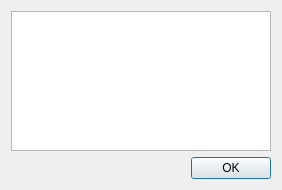
<?xml version="1.0" encoding="UTF-8"?>
<ui version="4.0">
 <class>StatsDialog</class>
 <widget class="QDialog" name="StatsDialog">
  <property name="geometry">
   <rect>
    <x>0</x>
    <y>0</y>
    <width>282</width>
    <height>190</height>
   </rect>
  </property>
  <property name="sizePolicy">
   <sizepolicy hsizetype="MinimumExpanding" vsizetype="MinimumExpanding">
    <horstretch>0</horstretch>
    <verstretch>0</verstretch>
   </sizepolicy>
  </property>
  <property name="contextMenuPolicy">
   <enum>Qt::DefaultContextMenu</enum>
  </property>
  <property name="windowTitle">
   <string>Curve statistics</string>
  </property>
  <property name="windowIcon">
   <iconset resource="spectral.qrc">
    <normaloff>:/spectral.png</normaloff>:/spectral.png</iconset>
  </property>
  <layout class="QVBoxLayout" name="verticalLayout">
   <item>
    <widget class="QTableWidget" name="tbl_stats">
     <property name="sizePolicy">
      <sizepolicy hsizetype="MinimumExpanding" vsizetype="MinimumExpanding">
       <horstretch>0</horstretch>
       <verstretch>0</verstretch>
      </sizepolicy>
     </property>
     <property name="focusPolicy">
      <enum>Qt::NoFocus</enum>
     </property>
     <property name="frameShape">
      <enum>QFrame::StyledPanel</enum>
     </property>
     <property name="frameShadow">
      <enum>QFrame::Sunken</enum>
     </property>
     <property name="sizeAdjustPolicy">
      <enum>QAbstractScrollArea::AdjustToContents</enum>
     </property>
     <property name="editTriggers">
      <set>QAbstractItemView::NoEditTriggers</set>
     </property>
     <property name="dragDropOverwriteMode">
      <bool>false</bool>
     </property>
     <property name="selectionBehavior">
      <enum>QAbstractItemView::SelectRows</enum>
     </property>
    </widget>
   </item>
   <item>
    <widget class="QDialogButtonBox" name="buttonBox">
     <property name="sizePolicy">
      <sizepolicy hsizetype="MinimumExpanding" vsizetype="Fixed">
       <horstretch>0</horstretch>
       <verstretch>0</verstretch>
      </sizepolicy>
     </property>
     <property name="orientation">
      <enum>Qt::Horizontal</enum>
     </property>
     <property name="standardButtons">
      <set>QDialogButtonBox::Ok</set>
     </property>
    </widget>
   </item>
  </layout>
 </widget>
 <resources>
  <include location="spectral.qrc"/>
 </resources>
 <connections>
  <connection>
   <sender>buttonBox</sender>
   <signal>accepted()</signal>
   <receiver>StatsDialog</receiver>
   <slot>accept()</slot>
   <hints>
    <hint type="sourcelabel">
     <x>140</x>
     <y>166</y>
    </hint>
    <hint type="destinationlabel">
     <x>140</x>
     <y>93</y>
    </hint>
   </hints>
  </connection>
  <connection>
   <sender>buttonBox</sender>
   <signal>rejected()</signal>
   <receiver>StatsDialog</receiver>
   <slot>reject()</slot>
   <hints>
    <hint type="sourcelabel">
     <x>140</x>
     <y>166</y>
    </hint>
    <hint type="destinationlabel">
     <x>140</x>
     <y>93</y>
    </hint>
   </hints>
  </connection>
 </connections>
</ui>
